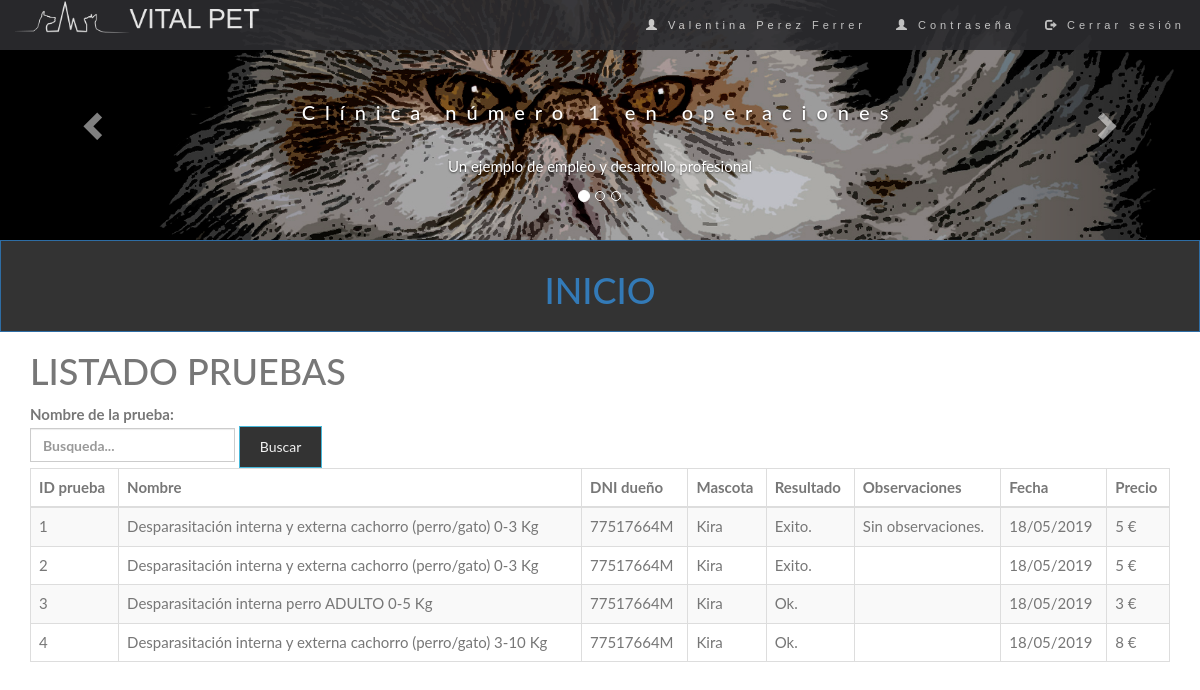
/VISTA/COMUN/vistaGestionPrueba.php (signed in), run on the app's committed database.
### tables this page shows
CREATE TABLE `pruebas` (
  `id_prueba` int(11) NOT NULL,
  `id_tipo_prueba` int(11) NOT NULL,
  `id_mascota` int(11) NOT NULL,
  `resultado_prueba` varchar(2000) NOT NULL,
  `observaciones_prueba` varchar(2000) DEFAULT NULL,
  `id_cita` int(11) NOT NULL
);

CREATE TABLE `tipos_pruebas` (
  `id_tipo_prueba` int(11) NOT NULL,
  `nombre_tipo_prueba` varchar(200) NOT NULL,
  `precio_tipo_prueba` float NOT NULL
);

CREATE TABLE `usuarios` (
  `id_usuario` int(11) NOT NULL,
  `nombre_usuario` varchar(100) NOT NULL,
  `apellidos_usuario` varchar(100) NOT NULL,
  `dni_usuario` varchar(9) NOT NULL,
  `telefono_usuario` int(11) NOT NULL,
  `correo_usuario` varchar(100) NOT NULL,
  `fecna_usuario` date NOT NULL,
  `direccion_usuario` varchar(500) NOT NULL,
  `rol_usuario` varchar(20) NOT NULL,
  `pass_usuario` varchar(2000) NOT NULL
);

CREATE TABLE `mascotas` (
  `id_mascota` int(11) NOT NULL,
  `id_cliente` int(11) NOT NULL,
  `nombre_mascota` varchar(50) NOT NULL,
  `tipo_mascota` varchar(50) NOT NULL,
  `raza_mascota` varchar(50) NOT NULL,
  `sexo_mascota` varchar(50) NOT NULL,
  `fecna_mascota` date DEFAULT NULL,
  `peso_mascota` float NOT NULL
);

CREATE TABLE `citas` (
  `id_cita` int(11) NOT NULL,
  `fecha_cita` date NOT NULL,
  `hora_cita` varchar(10) NOT NULL,
  `estado_cita` varchar(50) NOT NULL,
  `num_consulta` int(11) NOT NULL,
  `id_mascota` int(11) NOT NULL,
  `id_cliente` int(11) NOT NULL,
  `id_veterinario` int(11) NOT NULL
);

### BBDD/model.php (called while the page is built, shortened)
<?php
    class Model {
        private $conexion;
        function __construct ($host, $user, $pass, $nombreBase){
            $this->conexion = new mysqli($host, $user, $pass);
                $this->conexion->set_charset("utf8");
        }
        public function ejecutarConsulta($consulta){
            $resultado = null;
            if(isset($this->conexion)){
                $resultado = $this->conexion->stmt_init();
                $resultado->prepare($consulta);
                $resultado->execute();
            }
            return $resultado;
        }
        public function devolverConsultaArray($consulta){
            $resultadoConsulta = $this->ejecutarConsulta($consulta);
            $total = null;
                if($resultadoConsulta){
                    $resultado = $resultadoConsulta->get_result();
                }
                if($resultado){
                    $fila = $resultado->fetch_array();
                    while ($fila != null){
                        $total[] = $fila;
                        $fila = $resultado->fetch_array();
                    }
                }
                return $total;
        }
        public function visualizarPruebasFiltradoCliente($id, $nombre){
            $consulta = "SELECT T.nombre_tipo_prueba, T.precio_tipo_prueba, P.id_prueba, P.resultado_prueba, P.observaciones_prueba, C.fecha_cita, M.nombre_mascota, U.dni_usuario
            FROM pruebas P
            JOIN tipos_pruebas T ON P.id_tipo_prueba = T.id_tipo_prueba
            JOIN citas C ON P.id_cita = C.id_cita
            JOIN mascotas M ON P.id_mascota = M.id_mascota
            JOIN usuarios U ON M.id_cliente = U.id_usuario
            WHERE T.nombre_tipo_prueba LIKE '%$nombre%' AND U.id_usuario = $id";
            $resultado = $this->devolverConsultaArray($consulta);
            return $resultado;
        }
        public function visualizarPruebasFiltradoPaginacionCliente($id, $nombre, $inicio, $tamano_pagina){
            $consulta = "SELECT T.nombre_tipo_prueba, T.precio_tipo_prueba, P.id_prueba, P.resultado_prueba, P.observaciones_prueba, C.fecha_cita, M.nombre_mascota, U.dni_usuario
            FROM pruebas P
            JOIN tipos_pruebas T ON P.id_tipo_prueba = T.id_tipo_prueba
            JOIN citas C ON P.id_cita = C.id_cita
            JOIN mascotas M ON P.id_mascota = M.id_mascota
            JOIN usuarios U ON M.id_cliente = U.id_usuario
            WHERE nombre_tipo_prueba LIKE '%$nombre%' AND U.id_usuario = $id LIMIT ".$inicio."," . $tamano_pagina;
            $resultado = $this->devolverConsultaArray($consulta);
            return $resultado;
        }
    }
?>

### VISTA/COMUN/vistaGestionPrueba.php (the view, shortened to what this page needs)
<?php
  if (isset($_GET["nombre"])){
    $nombre = $_GET["nombre"];
  }else{
    $nombre = "";
  }
?>
<!DOCTYPE html>
<html lang="es">
<head>
  <link rel="stylesheet" href="https://maxcdn.bootstrapcdn.com/bootstrap/3.4.0/css/bootstrap.min.css">
  <link href="//netdna.bootstrapcdn.com/bootstrap/3.2.0/css/bootstrap.min.css" rel="stylesheet" id="bootstrap-css">
<?php
      if($_SESSION['rol'] == 'Cliente'){
  echo "<link rel='stylesheet' type='text/css' href='../../CSS/estiloClienteIndex.css'>";
      }else{
  echo '  <link rel="stylesheet" type="text/css" href="../../CSS/estilo.css">';
      }
 ?>
  <link href="//maxcdn.bootstrapcdn.com/font-awesome/4.2.0/css/font-awesome.min.css" rel="stylesheet">
</head>
<body>
  <?php
      if($_SESSION['rol'] == 'Cliente'){
      include "../../INCLUDE/menuCli.inc";
      echo"<button type='button' class='btn btn-primary btn-block'><a href='../CLIENTE/index.php'><h1>INICIO</h1></a></button>";
      }else {
        echo('<div class="row">
        <div class="col-12 col-sm-12 col-md-12  col-lg-12">');
      include "../../INCLUDE/menuPrincipal.inc";
      }
      ?>
<?php
if($_SESSION['rol'] != 'Cliente'){
  echo "<div class='logotipo col-12 col-sm-7 col-md-7 col-lg-7'>  <div class='form-group row'>";
}else{
  echo "<div class='logotipo col-12 col-sm-12 col-md-12 col-lg-12'> <div class='form-group row margen'>";
}
?>
      <div class="col-12 col-sm-12 col-md-12 col-lg-12">
 <h1>LISTADO PRUEBAS</h1>
</div>
      <form class="formulario" action='vistaGestionPrueba.php' method='GET'>
      <div class="col-12 col-sm-12 col-md-12 col-lg-12">
            <label name="busquedaNombrePrueba_lb" id="id_busqueda_NombrePrueba">Nombre de la prueba:
            <input class="form-control" name="nombre" id="myInput" type="text" value="<?= $nombre ?>" placeholder="Busqueda...">
            </label>
            <input type="submit" class="btn btn-info botonsitobb" value="Buscar" name="busqueda">
            </div>
      </form>
</div>
  <div class="col-12 col-sm-12 col-md-12 col-lg-12">
  <table class="table table-bordered table-striped">
    <thead>
      <tr>
        <th>ID prueba</th>
        <th>Nombre</th>
        <th>DNI dueño</th>
        <th>Mascota</th>
        <th>Resultado</th>
        <th>Observaciones</th>
        <th>Fecha</th>
        <th>Precio</th>
      </tr>
    </thead>
    <tbody id="myTable">
    <?php
        require_once '../../BBDD/model.php';
        $conexion = new Model(Config::$host, Config::$user, Config::$pass, Config::$nombreBase);
        if($_SESSION['rol'] == 'Cliente'){
          $resultado = $conexion->visualizarPruebasFiltradoCliente($_SESSION['id_usuario'], $nombre);
        } else {
          $resultado = $conexion->visualizarPruebasFiltrado($nombre);
        }
          if (!empty($resultado)) {
            $tamano_pagina = 5;
            $pagina = false;
            if (!$pagina) {
                $inicio = 0;
            } else {
                $inicio = ($pagina - 1) * $tamano_pagina;
            }
            if ($_SESSION['rol'] == 'Cliente') {
              $resultadoPaginacion = $conexion->visualizarPruebasFiltradoPaginacionCliente($_SESSION['id_usuario'], $nombre, $inicio, $tamano_pagina);
            } else {
              $resultadoPaginacion = $conexion->visualizarPruebasFiltradoPaginacion($nombre, $inicio, $tamano_pagina);
            }
            foreach ($resultadoPaginacion as $prueba) {
                echo (" <tr>
                  <td>".$prueba['id_prueba']."</td>
                  <td>".$prueba['nombre_tipo_prueba']."</td>
                  <td>".$prueba['dni_usuario']."</td>
                  <td>".$prueba['nombre_mascota']."</td>
                  <td>".$prueba['resultado_prueba']."</td>
                  <td>".$prueba['observaciones_prueba']."</td>
                  <td>".date("d/m/Y", strtotime($prueba['fecha_cita']))."</td>
                  <td>".$prueba['precio_tipo_prueba']." &euro;</td>");
                echo ("</tr>");
            } ?>
    </tbody>
  </table>
</div>
<div class="col-12 col-sm-12 col-md-12 col-lg-12">
<?php
      include '../../INCLUDE/piePaginacion.php';
        } else {
            echo ("<p>No se han encontrado resultados.</p>");
        }
  ?>
</div>
</div>
</body>
</html>

### CSS/estiloClienteIndex.css (style rules this page uses)
body { font: 400 15px/1.8 Lato, sans-serif; color: #777; }
.btn { padding: 10px 20px; background-color: #333; color: #f1f1f1; border-radius: 0; transition: .2s; }
.form-control { border-radius: 0; }
.margen { margin:0px; }

### data on the page
pruebas: id_prueba "1", id_tipo_prueba.nombre_tipo_prueba "Desparasitación interna y externa cachorro (perro/gato) 0-3 Kg", usuarios.dni_usuario "77517664M", id_mascota.nombre_mascota "Kira", resultado_prueba "Exito.", observaciones_prueba "Sin observaciones.", id_cita.fecha_cita "18/05/2019", id_tipo_prueba.precio_tipo_prueba "5"
pruebas: id_prueba "2", id_tipo_prueba.nombre_tipo_prueba "Desparasitación interna y externa cachorro (perro/gato) 0-3 Kg", usuarios.dni_usuario "77517664M", id_mascota.nombre_mascota "Kira", resultado_prueba "Exito.", id_cita.fecha_cita "18/05/2019", id_tipo_prueba.precio_tipo_prueba "5"
pruebas: id_prueba "3", id_tipo_prueba.nombre_tipo_prueba "Desparasitación interna perro ADULTO 0-5 Kg", usuarios.dni_usuario "77517664M", id_mascota.nombre_mascota "Kira", resultado_prueba "Ok.", id_cita.fecha_cita "18/05/2019", id_tipo_prueba.precio_tipo_prueba "3"
pruebas: id_prueba "4", id_tipo_prueba.nombre_tipo_prueba "Desparasitación interna y externa cachorro (perro/gato) 3-10 Kg", usuarios.dni_usuario "77517664M", id_mascota.nombre_mascota "Kira", resultado_prueba "Ok.", id_cita.fecha_cita "18/05/2019", id_tipo_prueba.precio_tipo_prueba "8"

### other printed values
$_SESSION['usuario'] "Valentina Perez Ferrer"
